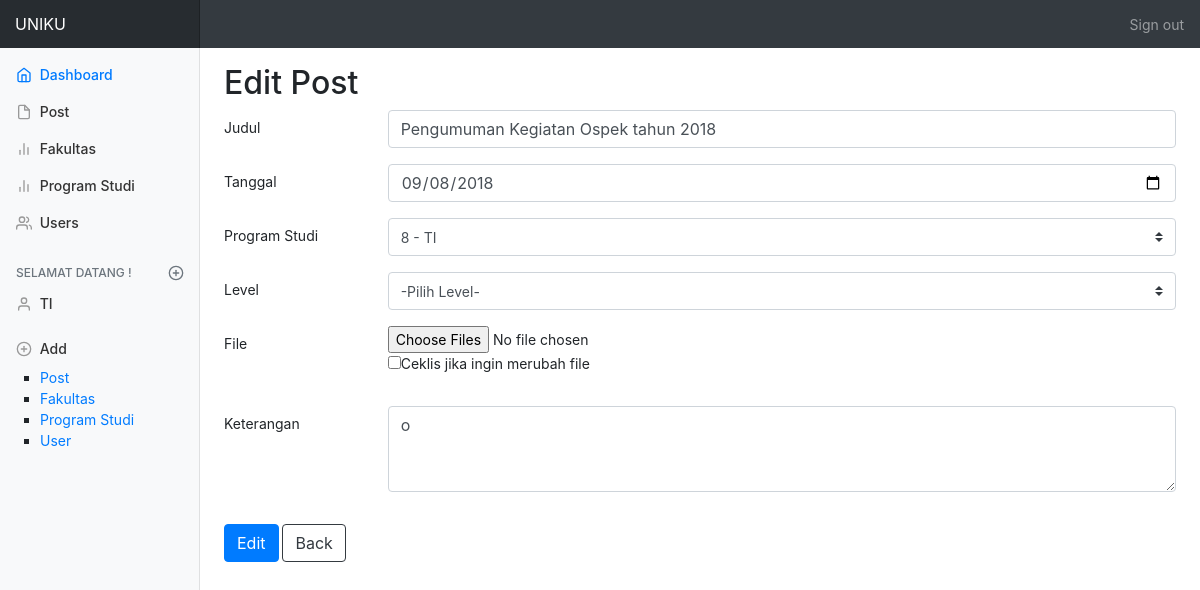
Screenshot of /post_edit.php?id_post=8 (signed in) with the database file from the repository.
### tables this page shows
CREATE TABLE `tbl_post` (
  `id_post` int(25) NOT NULL,
  `judul` varchar(255) NOT NULL,
  `tanggal` date NOT NULL,
  `id_fakultas` int(2) NOT NULL,
  `id_prodi` int(2) NOT NULL,
  `level` varchar(25) NOT NULL,
  `file_url` text,
  `keterangan` text NOT NULL,
  `sifat` varchar(25) NOT NULL
);

### lib/database.php (called while the page is built, shortened)
<?php
class Database{
  public $host = DB_HOST;
  public $user = DB_USER;
  public $pass = DB_PASS;
  public $name = DB_NAME;
  public $link;
  public function connectDB()
  {
    $this->link = new mysqli($this->host, $this->user, $this->pass, $this->name);
  }
  public function select($query)
  {
    $result = $this->link->query($query) or
    die ($this->link->error.__LINE__);
    if ($result->num_rows > 0) {
        return $result;
    } else {
      return false;
    }
  }
}
 ?>

### controller/control_post.php (called while the page is built, shortened)
<?php
include_once 'lib/database.php';
class ControlPost
{
  private $database;
  public function __construct()
  {
    $this->database = new Database();
  }
  public function getPostById($id_post)
  {
    $query = "SELECT * FROM tbl_post WHERE id_post = '$id_post'";
    $result = $this->database->select($query);
    return $result ;
  }
}
 ?>

### lib/session.php (called while the page is built, shortened)
<?php
class Session
{
   public static function get($key)
   {
     if (isset($_SESSION[$key]))
     {
       return $_SESSION[$key];
     } else {
       return false;
     }
   }
}
 ?>

### controller/control_prodi.php (called while the page is built, shortened)
<?php
  include_once 'lib/database.php';
  class ControlProdi
  {
    private $database;
    public function __construct()
    {
      $this->database = new Database();
    }
    public function getDataProdi($id_prodi)
    {
      $query = "SELECT * FROM tbl_prodi1 WHERE id_prodi = '$id_prodi' ";
      $result = $this->database->select($query);
      return $result;
    }
  }
 ?>

### post_edit.php (the view, shortened to what this page needs)
<!DOCTYPE html >
<html>
<head>
</head>
<body>
  <?php
  include_once 'controller/control_prodi.php';
  include_once 'controller/control_post.php';
  include_once 'view/header.php';
  $dataProdi = Session::get('madunProdi');
  $madunpost = new ControlPost();
  extract($_GET);
  $getPost = $madunpost->getPostById($id_post);
  if ($getPost)
  {
    while ($result = $getPost->fetch_assoc())
    {
   ?>
   <h2>Edit Post</h2>
     <form method="post" action="post_edit.php" enctype="multipart/form-data">
        <div class="form-group row">
          <label for="inputEmail3" class="col-sm-2 col-form-label">Judul</label>
          <div class="col-sm-10">
            <input type="text" name="judul" class="form-control" placeholder="Judul" value="<?php echo $result['judul']; ?>">
          </div>
        </div>
        <div class="form-group row">
          <label for="inputPassword3" class="col-sm-2 col-form-label">Tanggal</label>
          <div class="col-sm-10">
            <input type="date" name="tanggal" class="form-control" placeholder="Tanggal" id=”tgl” value="<?php echo $result['tanggal']; ?>">
          </div>
        </div>
        <div class="form-group row">
          <label for="inputPassword3" class="col-sm-2 col-form-label">Program Studi</label>
          <div class="col-sm-10">
            <select class="custom-select mr-sm-2" name="id_prodi" id="inlineFormCustomSelect">
              <?php
              $prodi = new ControlProdi();
              if ($dataProdi == '0')
              {
                $getProdi = $prodi->getAllProdi();
              } else {
                $getProdi = $prodi->getDataProdi($dataProdi);
              }
               if ($getProdi)
               {
                   while ($result1 = $getProdi->fetch_assoc())
               {
                if($result1['id_prodi']==$result['id_prodi']){
                  ?>
                  <option value="<?php echo $result1['id_prodi']?>" selected>
                  <?php
                      echo $result1['id_prodi'] .' - '.$result1['nama_prodi'];
                  ?>
                  </option>
                  <?php
                  }else{
                  ?>
                  <option value="<?php echo $result1['id_prodi']?>" selected>
                  <?php
                    echo $result1['id_prodi'] .' - '.$result1['nama_prodi'];
                  ?>
                  </option>
               <?php
                  }
                }
               }
               ?>
            </select>
          </div>
        </div>
        <div class="form-group row">
          <label for="inputPassword3" class="col-sm-2 col-form-label">Level</label>
          <div class="col-sm-10">
            <select class="custom-select mr-sm-2" name="level" id="inlineFormCustomSelect">
              <option selected>-Pilih Level-</option>
            </select>
          </div>
        </div>
        <div class="form-group row">
          <label for="inputPassword3" class="col-sm-2 col-form-label">File</label>
          <div class="col-sm-10">
            <div class="form-group">
              <input type="file" name="file_url[]" class="form-control-file" ondragover="" id="exampleFormControlFile1" multiple="true">
              <input type="checkbox" name= "ubah_file" value="true" class="checkbox" />Ceklis jika ingin merubah file
            </div>
          </div>
        </div>
        <div class="form-group row">
          <label for="inputPassword3" class="col-sm-2 col-form-label">Keterangan</label>
          <div class="col-sm-10">
            <div class="form-group">
                <textarea class="form-control" name="keterangan" id="exampleFormControlTextarea1" rows="3"><?php echo $result['keterangan']; ?></textarea>
            </div>
          </div>
        </div>
        <div class="form-group row">
          <div class="col-sm-10">
            <button type="submit" name="post_edit" class="btn btn-primary">Edit</button>
            <a href="dashboard.php" class="btn btn-outline-dark">Back</a>
          </div>
        </div>
      </form>
   </div>
</div>
<?php
    }
  }
?>
</body>
</html>

### asset/dashboard.css (style rules this page uses)
body { font-size: .875rem; }

### rows the page displays
tbl_post: judul "Pengumuman Kegiatan Ospek tahun 2018", tanggal "09/08/2018", keterangan "o"

### other values shown
$nameLog "TI"
form field id_prodi "8 - TI"
